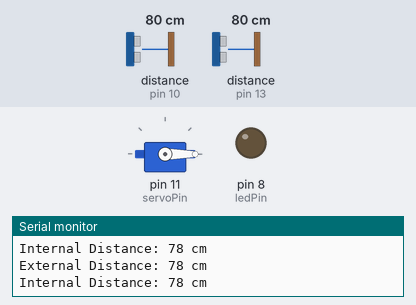
Recording of a sketch running on a simulated Arduino Uno, built with avr-gcc and run on an emulated ATmega328P. Parts: servo, output pins drawn as LEDs (lit = HIGH), the last lines printed to the serial monitor. Wiring (inferred from the names in the program): 2 × ultrasonic range finder: trigger pin 9, echo pin 10 / trigger pin 12, echo pin 13. The inputs (shaded band) are chosen by the test bench; at power-on: distance to the obstacle (sensors on pin 10, pin 13) 80 cm. The echo pulse lasts 58.3 µs per cm; pins used as bus, display or sensor lines are not drawn.

Above: at 2.2 s.
2.3 s: distance to the obstacle (sensor on pin 10) set to 34 cm
3.8 s: distance to the obstacle (sensor on pin 10) set to 28 cm
At 4.9 s:
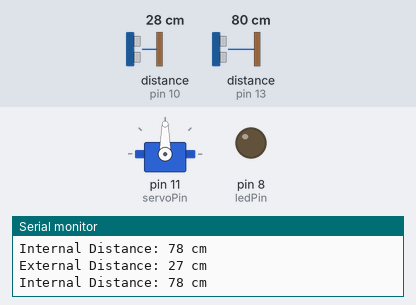
5.5 s: distance to the obstacle (sensor on pin 13) set to 12 cm
7.0 s: distance to the obstacle (sensor on pin 13) set to 9 cm
At 7.5 s:
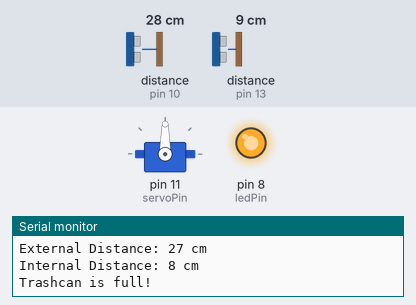
10.0 s: distance to the obstacle (sensor on pin 13) set to 18 cm
At 11.0 s:
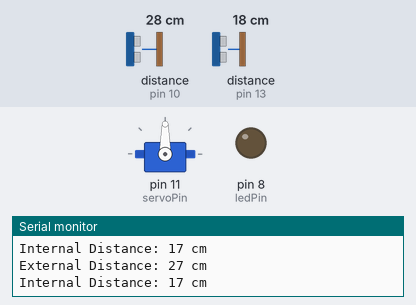
11.6 s: distance to the obstacle (sensor on pin 13) set to 2 cm
At 12.7 s:
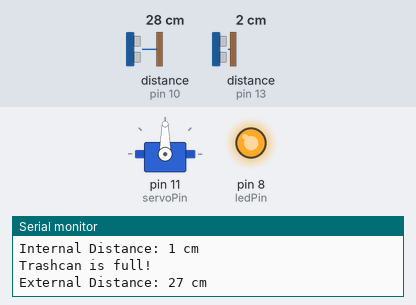
Timing chart, 0 to 14.1 s (numbered marks = the images above; inputs shaded):
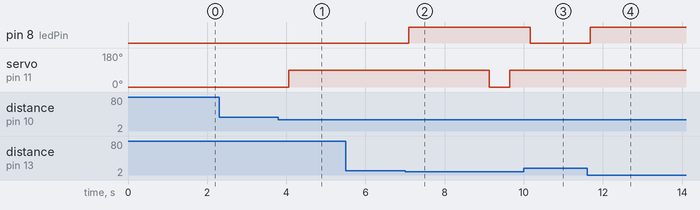

The sketch:

smart_trashcan.ino
```cpp
// Smart Trashcan with Ultrasonic Sensor and Servo Motor
// This code uses an ultrasonic sensor to detect objects and opens the trashcan lid using a servo motor.

#include <Servo.h>

// Pin definitions
const int trigPin = 9;      // External ultrasonic sensor trigger pin
const int echoPin = 10;     // External ultrasonic sensor echo pin
const int servoPin = 11;    // Servo motor pin
const int trigPin2 = 12;    // Internal ultrasonic sensor trigger pin
const int echoPin2 = 13;    // Internal ultrasonic sensor echo pin
const int ledPin = 8;       // LED pin for full indication

// Servo object
Servo lidServo;

// Distance threshold in cm (adjust as needed)
const int thresholdDistance = 30;
const int fullThreshold = 10;  // Distance to consider trashcan full (adjust based on bin height)

// Servo angles
const int closedAngle = 0;   // Lid closed
const int openAngle = 90;    // Lid open

void setup() {
  // Initialize serial communication for debugging
  Serial.begin(9600);

  // Set ultrasonic sensor pins
  pinMode(trigPin, OUTPUT);
  pinMode(echoPin, INPUT);
  pinMode(trigPin2, OUTPUT);
  pinMode(echoPin2, INPUT);
  pinMode(ledPin, OUTPUT);

  // Attach servo to pin
  lidServo.attach(servoPin);

  // Start with lid closed
  lidServo.write(closedAngle);
  delay(1000);  // Wait for servo to reach position
}

void loop() {
  // Measure distance from external sensor
  long duration, distance;
  digitalWrite(trigPin, LOW);
  delayMicroseconds(2);
  digitalWrite(trigPin, HIGH);
  delayMicroseconds(10);
  digitalWrite(trigPin, LOW);

  duration = pulseIn(echoPin, HIGH);
  distance = duration * 0.034 / 2;  // Calculate distance in cm

  // Print distance for debugging
  Serial.print("External Distance: ");
  Serial.print(distance);
  Serial.println(" cm");

  // Check if object is detected within threshold
  static unsigned long lidOpenTime = 0;
  static bool lidIsOpen = false;

  if (distance > 0 && distance < thresholdDistance) {
    if (!lidIsOpen) {
      // Open the lid
      lidServo.write(openAngle);
      Serial.println("Lid opened");
      lidOpenTime = millis();
      lidIsOpen = true;
    }
  }

  if (lidIsOpen && (millis() - lidOpenTime > 5000)) {  // 5 seconds delay
    // Close the lid
    lidServo.write(closedAngle);
    Serial.println("Lid closed");
    lidIsOpen = false;
  }

  // Measure distance from internal sensor to check if trashcan is full
  long duration2, distance2;
  digitalWrite(trigPin2, LOW);
  delayMicroseconds(2);
  digitalWrite(trigPin2, HIGH);
  delayMicroseconds(10);
  digitalWrite(trigPin2, LOW);

  duration2 = pulseIn(echoPin2, HIGH);
  distance2 = duration2 * 0.034 / 2;  // Calculate distance in cm

  // Print internal distance for debugging
  Serial.print("Internal Distance: ");
  Serial.print(distance2);
  Serial.println(" cm");

  // Check if trashcan is full
  if (distance2 > 0 && distance2 < fullThreshold) {
    digitalWrite(ledPin, HIGH);  // Turn on LED to indicate full
    Serial.println("Trashcan is full!");
  } else {
    digitalWrite(ledPin, LOW);   // Turn off LED
  }

  // Small delay before next measurement
  delay(500);
}
```

Measured:
- the behaviour switches between 31 and 30 cm on distance to the obstacle (sensor on pin 10) (found by bisection; images 0 and 1)
- the behaviour switches between 11 and 10 cm on distance to the obstacle (sensor on pin 13) (found by bisection; images 1 and 2)
- after the input at 3.8 s, servo on pin 11 (servoPin): 0° → 90° after 0.26 s
- after the input at 7.0 s, pin 8 (ledPin): LOW → HIGH after 0.10 s
- after the input at 10.0 s, pin 8 (ledPin): HIGH → LOW after 0.17 s
- after the input at 11.6 s, pin 8 (ledPin): LOW → HIGH after 0.08 s
